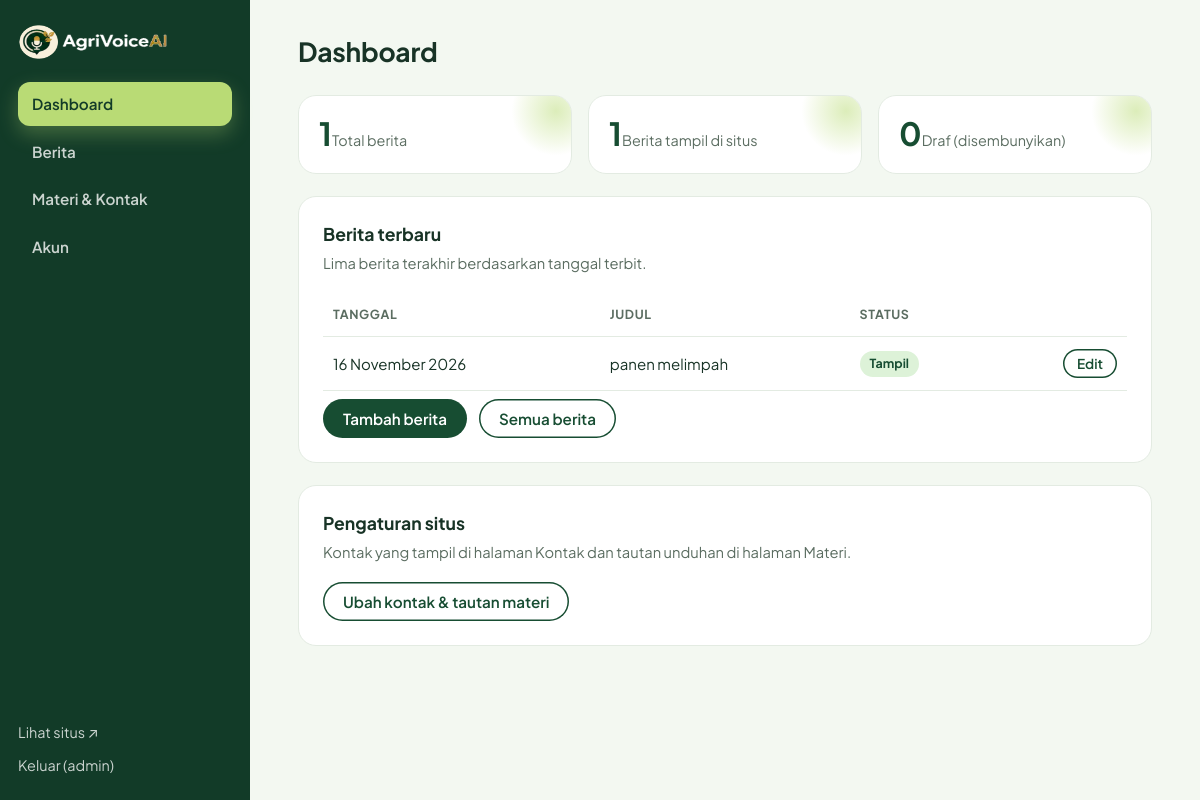
The page /admin/index.php (signed in) on the database its author committed.
### tables this page shows
CREATE TABLE `news` (
  `id` int(10) UNSIGNED NOT NULL,
  `title` varchar(200) NOT NULL,
  `summary` varchar(500) NOT NULL DEFAULT '',
  `image_url` varchar(500) NOT NULL DEFAULT '',
  `image_alt` varchar(200) NOT NULL DEFAULT '',
  `link_url` varchar(500) NOT NULL DEFAULT '#',
  `published_at` date NOT NULL,
  `is_published` tinyint(1) NOT NULL DEFAULT 1,
  `created_at` timestamp NOT NULL DEFAULT current_timestamp(),
  `updated_at` timestamp NOT NULL DEFAULT current_timestamp() ON UPDATE current_timestamp()
);

### includes/auth.php (called while the page is built, shortened)
<?php
require_once __DIR__ . '/db.php';
function current_admin()
{
    return isset($_SESSION['admin_id'])
        ? ['id' => (int) $_SESSION['admin_id'], 'username' => (string) $_SESSION['admin_name']]
        : null;
}

### includes/functions.php (called while the page is built, shortened)
<?php
function e($value)
{
    return htmlspecialchars((string) $value, ENT_QUOTES, 'UTF-8');
}
require_once __DIR__ . '/data.php';

### includes/db.php (called while the page is built)
<?php
function app_config()
{
    static $config = null;
    if ($config === null) {
        $config = require __DIR__ . '/../config.php';
    }
    return $config;
}
function db()
{
    static $pdo = null;
    if ($pdo === null) {
        $c   = app_config()['db'];
        $dsn = sprintf('mysql:host=%s;port=%d;dbname=%s;charset=%s', $c['host'], $c['port'], $c['name'], $c['charset']);
        $pdo = new PDO($dsn, $c['user'], $c['pass'], [
            PDO::ATTR_ERRMODE            => PDO::ERRMODE_EXCEPTION,
            PDO::ATTR_DEFAULT_FETCH_MODE => PDO::FETCH_ASSOC,
            PDO::ATTR_EMULATE_PREPARES   => false,
        ]);
    }
    return $pdo;
}

### includes/data.php (called while the page is built, shortened)
<?php
require_once __DIR__ . '/db.php';
function tgl_indo($date)
{
    $bulan = [1 => 'Januari', 'Februari', 'Maret', 'April', 'Mei', 'Juni', 'Juli', 'Agustus', 'September', 'Oktober', 'November', 'Desember'];
    $parts = explode('-', substr((string) $date, 0, 10));
    return (int) $parts[2] . ' ' . $bulan[(int) $parts[1]] . ' ' . (int) $parts[0];
}

### admin/index.php (the view, shortened to what this page needs)
<?php
$total     = (int) db()->query('SELECT COUNT(*) FROM news')->fetchColumn();
$published = (int) db()->query('SELECT COUNT(*) FROM news WHERE is_published = 1')->fetchColumn();
$latest    = db()->query('SELECT id, title, published_at, is_published FROM news ORDER BY published_at DESC, id DESC LIMIT 5')->fetchAll();
admin_header('Dashboard', 'index');
?>
  <div class="stats">
   <div class="stat"><b><?= $total ?></b><span>Total berita</span></div>
   <div class="stat"><b><?= $published ?></b><span>Berita tampil di situs</span></div>
   <div class="stat"><b><?= $total - $published ?></b><span>Draf (disembunyikan)</span></div>
  </div>
  <div class="card">
   <h2>Berita terbaru</h2>
   <p class="hint">Lima berita terakhir berdasarkan tanggal terbit.</p>
<?php if (!$latest): ?>
   <p class="empty">Belum ada berita. <a href="news_edit.php">Tambah berita pertama</a>.</p>
<?php else: ?>
   <div class="table-wrap"><table>
    <thead><tr><th>Tanggal</th><th>Judul</th><th>Status</th><th></th></tr></thead>
    <tbody>
<?php foreach ($latest as $row): ?>
     <tr>
      <td><?= e(tgl_indo($row['published_at'])) ?></td>
      <td><?= e($row['title']) ?></td>
      <td><span class="badge <?= $row['is_published'] ? 'badge-on' : 'badge-off' ?>"><?= $row['is_published'] ? 'Tampil' : 'Draf' ?></span></td>
      <td class="actions"><a class="btn btn-sm btn-outline" href="news_edit.php?id=<?= (int) $row['id'] ?>">Edit</a></td>
     </tr>
<?php endforeach; ?>
    </tbody>
   </table></div>
<?php endif; ?>
   <div class="form-actions"><a class="btn" href="news_edit.php">Tambah berita</a><a class="btn btn-outline" href="news.php">Semua berita</a></div>
  </div>
  <div class="card">
   <h2>Pengaturan situs</h2>
   <p class="hint">Kontak yang tampil di halaman Kontak dan tautan unduhan di halaman Materi.</p>
   <div class="form-actions"><a class="btn btn-outline" href="settings.php">Ubah kontak &amp; tautan materi</a></div>
  </div>
<?php admin_footer(); ?>

### includes/admin_ui.php (shortened to what this page needs)
<?php
function admin_header($title, $active)
{
    $user  = current_admin();
    $menu  = [
        'index'    => ['Dashboard',        'index.php'],
        'news'     => ['Berita',           'news.php'],
        'settings' => ['Materi &amp; Kontak', 'settings.php'],
        'account'  => ['Akun',             'account.php'],
    ];
    ?>
<!DOCTYPE html>
<html lang="id">
<head>
<link rel="stylesheet" href="assets/admin.css">
<link rel="stylesheet" href="assets/motion-admin.css">
</head>
<body>
<div class="shell">
 <aside class="side">
  <a class="side-brand" href="index.php"><img src="../assets/logo-gelap.png" alt="AgriVoice AI" width="150" height="36"></a>
  <nav class="side-nav" aria-label="Menu admin">
<?php foreach ($menu as $key => $item): ?>
   <a href="<?= $item[1] ?>"<?= $key === $active ? ' aria-current="page"' : '' ?>><?= $item[0] ?></a>
<?php endforeach; ?>
  </nav>
  <div class="side-foot">
   <a href="../index.php" target="_blank" rel="noopener">Lihat situs &nearr;</a>
   <form method="post" action="logout.php"><?= csrf_field() ?><button type="submit" class="link-btn">Keluar (<?= e($user['username']) ?>)</button></form>
  </div>
 </aside>
 <main class="content">
  <header class="page-head"><h1><?= e($title) ?></h1></header>
<?php
}
function admin_footer()
{
    ?>
 </main>
</div>
</body>
</html>
<?php
}

### admin/assets/admin.css (style rules this page uses)
:root { --green-900:#123B28;--green-800:#174D32;--green-700:#236641;--green-600:#2E8050; --green-100:#DDF2D8;--green-50:#F3F8F1;--lime:#B9DB75;--ink:#183326;--muted:#5B6D61; --line:#E3EBE2;--white:#fff;--danger:#B3261E;--danger-bg:#FDECEA;--ok-bg:#E6F4EA; --font:"Plus Jakarta Sans",Inter,ui-sans-serif,system-ui,sans-serif; }
* { box-sizing:border-box }
body { margin:0;font-family:var(--font);color:var(--ink);background:var(--green-50);line-height:1.55;-webkit-font-smoothing:antialiased }
a { color:var(--green-700) }
img { max-width:100% }
.shell { display:grid;grid-template-columns:250px 1fr;min-height:100vh }
.side { background:var(--green-900);color:#fff;padding:24px 18px;display:flex;flex-direction:column;gap:22px;position:sticky;top:0;height:100vh }
.side-brand img { display:block }
.side-nav { display:flex;flex-direction:column;gap:4px }
.side-nav a { color:rgba(255,255,255,.78);text-decoration:none;padding:10px 14px;border-radius:12px;font-weight:600;font-size:.95rem }
.side-nav a[aria-current="page"] { background:var(--lime);color:var(--green-900) }
.side-foot { margin-top:auto;display:flex;flex-direction:column;gap:10px;font-size:.9rem }
.side-foot a,.link-btn { color:rgba(255,255,255,.78);text-decoration:none;background:none;border:0;padding:0;font:inherit;text-align:left;cursor:pointer }
.content { padding:32px clamp(18px,4vw,48px) 60px;max-width:1100px;width:100% }
.page-head { display:flex;align-items:center;justify-content:space-between;gap:16px;margin-bottom:22px;flex-wrap:wrap }
.page-head h1 { margin:0;font-size:1.65rem;letter-spacing:-.01em }
.card { background:#fff;border:1px solid var(--line);border-radius:18px;padding:24px;margin-bottom:22px }
.card h2 { margin:0 0 4px;font-size:1.1rem }
.card .hint { margin:0 0 18px;color:var(--muted);font-size:.92rem }
.stats { display:grid;grid-template-columns:repeat(auto-fit,minmax(170px,1fr));gap:16px;margin-bottom:22px }
.stat { background:#fff;border:1px solid var(--line);border-radius:18px;padding:20px }
.stat b { display:block;font-size:2rem;line-height:1.1;color:var(--green-800) }
.stat span { color:var(--muted);font-size:.9rem }
.btn { display:inline-flex;align-items:center;gap:8px;background:var(--green-800);color:#fff;border:0;border-radius:999px;padding:10px 20px;font:600 .95rem var(--font);text-decoration:none;cursor:pointer }
.btn-outline { background:transparent;color:var(--green-800);box-shadow:inset 0 0 0 1.5px var(--green-800) }
.btn-sm { padding:6px 14px;font-size:.85rem }
.badge { display:inline-block;padding:3px 10px;border-radius:999px;font-size:.78rem;font-weight:700 }
.badge-on { background:var(--green-100);color:var(--green-800) }
.table-wrap { overflow-x:auto }
table { width:100%;border-collapse:collapse;font-size:.94rem }
th,td { text-align:left;padding:12px 10px;border-bottom:1px solid var(--line);vertical-align:middle }
th { font-size:.78rem;text-transform:uppercase;letter-spacing:.05em;color:var(--muted) }
td.actions { white-space:nowrap;text-align:right }
.form-actions { display:flex;gap:12px;flex-wrap:wrap;margin-top:8px }

### rows shown on the page
news: published_at "16 November 2026", title "panen melimpah", is_published "Tampil"

### other values the page prints
$item[0] "Dashboard"
$item[0] "Berita"
$item[0] "Materi & Kontak"
$item[0] "Akun"
$user['username'] "admin"
$title "Dashboard"
$total "1"
$published "1"
$total - $published "0"
